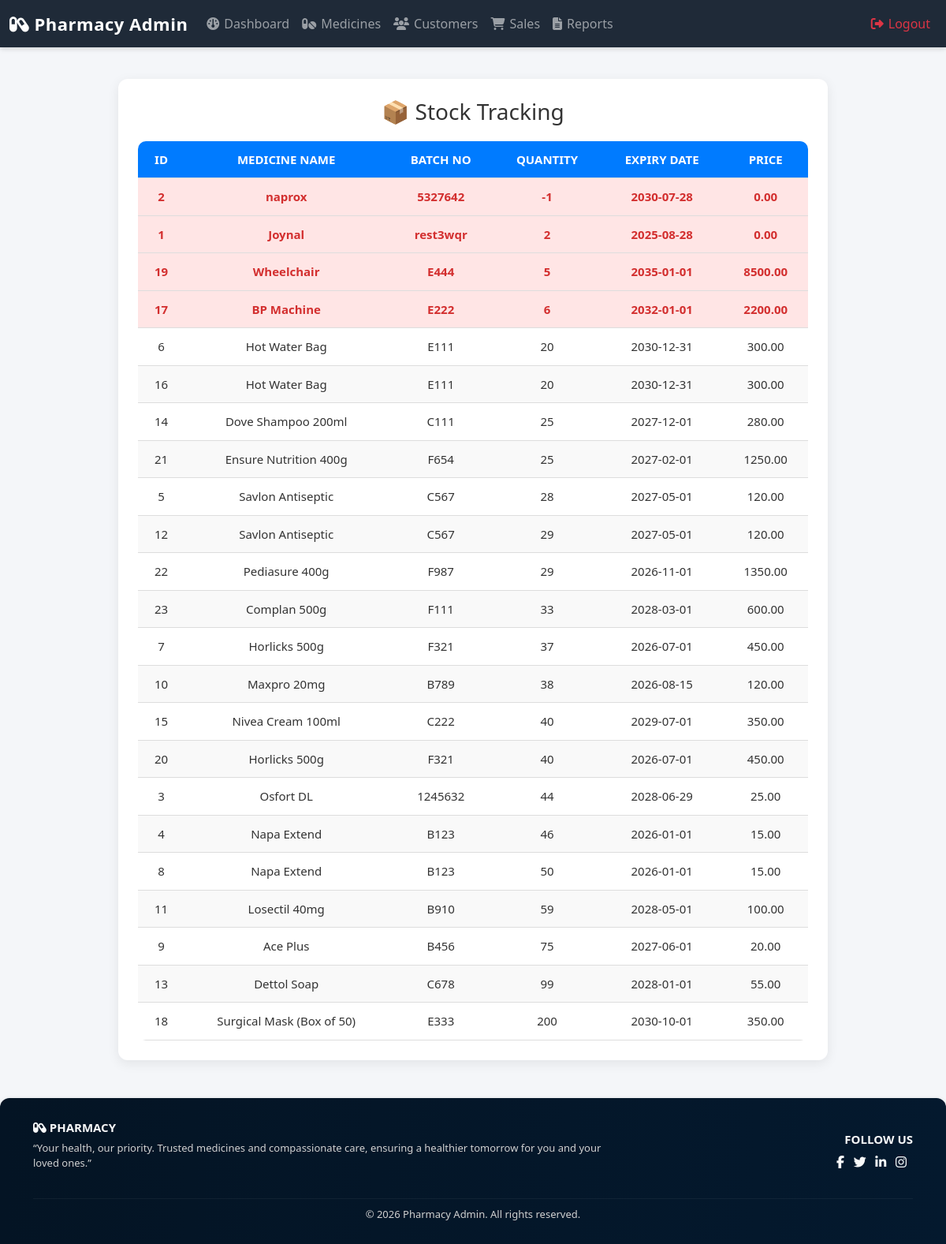
/pharmacy/stock_tracking.php, run on the app's committed database.
### tables this page shows
CREATE TABLE `medicines` (
  `id` int(11) NOT NULL,
  `name` varchar(255) NOT NULL,
  `generic_name` varchar(255) DEFAULT NULL,
  `batch_no` varchar(50) DEFAULT NULL,
  `quantity` int(11) NOT NULL,
  `cost_price` decimal(10,2) DEFAULT 0.00,
  `selling_price` decimal(10,2) NOT NULL DEFAULT 0.00,
  `price_per_strip` decimal(10,2) DEFAULT 0.00,
  `expiry_date` date DEFAULT NULL,
  `category` varchar(50) DEFAULT 'Medicine'
);

### pharmacy/stock_tracking.php (the view, shortened to what this page needs)
<?php include 'header.php'; ?>
<?php
include 'db.php';
$threshold = 10;
$sql = "SELECT * FROM medicines ORDER BY quantity ASC";
$result = $conn->query($sql);
?>
<!DOCTYPE html>
<html lang="en">
<head>
</head>
<body>
<div class="demo-box">
  <h2>📦 Stock Tracking</h2>
  <table>
    <thead>
      <tr>
        <th>ID</th>
        <th>Medicine Name</th>
        <th>Batch No</th>
        <th>Quantity</th>
        <th>Expiry Date</th>
        <th>Price</th>
      </tr>
    </thead>
    <tbody>
      <?php
      if ($result->num_rows > 0) {
          while($row = $result->fetch_assoc()) {
              $lowClass = ($row['quantity'] < $threshold) ? "low-stock" : "";
              echo "<tr class='{$lowClass}'>
                      <td data-label='ID'>{$row['id']}</td>
                      <td data-label='Medicine Name'>{$row['name']}</td>
                      <td data-label='Batch No'>{$row['batch_no']}</td>
                      <td data-label='Quantity'>{$row['quantity']}</td>
                      <td data-label='Expiry Date'>{$row['expiry_date']}</td>
                      <td data-label='Price'>{$row['selling_price']}</td>
                    </tr>";
          }
      } else {
          echo "<tr><td colspan='6'>No medicines found.</td></tr>";
      }
      ?>
    </tbody>
  </table>
</div>
</body>
</html>
<?php include 'footer.php'; ?>

### pharmacy/header.php (style rules this page uses)
body { background-color: #f8f9fa; font-family: 'Segoe UI', Tahoma, Geneva, Verdana, sans-serif; margin: 0; padding: 0; }

### pharmacy/stock_tracking.php (style rules this page uses)
body { font-family: 'Segoe UI', Tahoma, Geneva, Verdana, sans-serif; background: #f4f6f9; margin: 0; padding: 0; color: #333; }
h2 { text-align: center; color: #333; font-size: 28px; margin-bottom: 20px; }
.demo-box { max-width: 900px; background: #ffffff; margin: 40px auto; padding: 25px; border-radius: 12px; box-shadow: 0 4px 15px rgba(0, 0, 0, 0.08); }
table { width: 100%; border-collapse: collapse; font-size: 15px; overflow: hidden; border-radius: 10px; }
th, td { padding: 12px 15px; text-align: center; border-bottom: 1px solid #ddd; }
th { background: #007bff; color: #fff; font-weight: bold; text-transform: uppercase; }
tr:nth-child(even) { background: #f9f9f9; }
.low-stock { background: #ffe5e5 !important; color: #d32f2f; font-weight: bold; }

### data on the page
medicines: id "2", name "naprox", batch_no "5327642", quantity "-1", expiry_date "2030-07-28", selling_price "0.00"
medicines: id "1", name "Joynal", batch_no "rest3wqr", quantity "2", expiry_date "2025-08-28", selling_price "0.00"
medicines: id "19", name "Wheelchair", batch_no "E444", quantity "5", expiry_date "2035-01-01", selling_price "8500.00"
medicines: id "17", name "BP Machine", batch_no "E222", quantity "6", expiry_date "2032-01-01", selling_price "2200.00"
medicines: id "6", name "Hot Water Bag", batch_no "E111", quantity "20", expiry_date "2030-12-31", selling_price "300.00"
medicines: id "16", name "Hot Water Bag", batch_no "E111", quantity "20", expiry_date "2030-12-31", selling_price "300.00"
medicines: id "14", name "Dove Shampoo 200ml", batch_no "C111", quantity "25", expiry_date "2027-12-01", selling_price "280.00"
medicines: id "21", name "Ensure Nutrition 400g", batch_no "F654", quantity "25", expiry_date "2027-02-01", selling_price "1250.00"
medicines: id "5", name "Savlon Antiseptic", batch_no "C567", quantity "28", expiry_date "2027-05-01", selling_price "120.00"
medicines: id "12", name "Savlon Antiseptic", batch_no "C567", quantity "29", expiry_date "2027-05-01", selling_price "120.00"
medicines: id "22", name "Pediasure 400g", batch_no "F987", quantity "29", expiry_date "2026-11-01", selling_price "1350.00"
medicines: id "23", name "Complan 500g", batch_no "F111", quantity "33", expiry_date "2028-03-01", selling_price "600.00"
medicines: id "7", name "Horlicks 500g", batch_no "F321", quantity "37", expiry_date "2026-07-01", selling_price "450.00"
medicines: id "10", name "Maxpro 20mg", batch_no "B789", quantity "38", expiry_date "2026-08-15", selling_price "120.00"
medicines: id "15", name "Nivea Cream 100ml", batch_no "C222", quantity "40", expiry_date "2029-07-01", selling_price "350.00"
medicines: id "20", name "Horlicks 500g", batch_no "F321", quantity "40", expiry_date "2026-07-01", selling_price "450.00"
medicines: id "3", name "Osfort DL", batch_no "1245632", quantity "44", expiry_date "2028-06-29", selling_price "25.00"
medicines: id "4", name "Napa Extend", batch_no "B123", quantity "46", expiry_date "2026-01-01", selling_price "15.00"
medicines: id "8", name "Napa Extend", batch_no "B123", quantity "50", expiry_date "2026-01-01", selling_price "15.00"
medicines: id "11", name "Losectil 40mg", batch_no "B910", quantity "59", expiry_date "2028-05-01", selling_price "100.00"
medicines: id "9", name "Ace Plus", batch_no "B456", quantity "75", expiry_date "2027-06-01", selling_price "20.00"
medicines: id "13", name "Dettol Soap", batch_no "C678", quantity "99", expiry_date "2028-01-01", selling_price "55.00"
medicines: id "18", name "Surgical Mask (Box of 50)", batch_no "E333", quantity "200", expiry_date "2030-10-01", selling_price "350.00"
